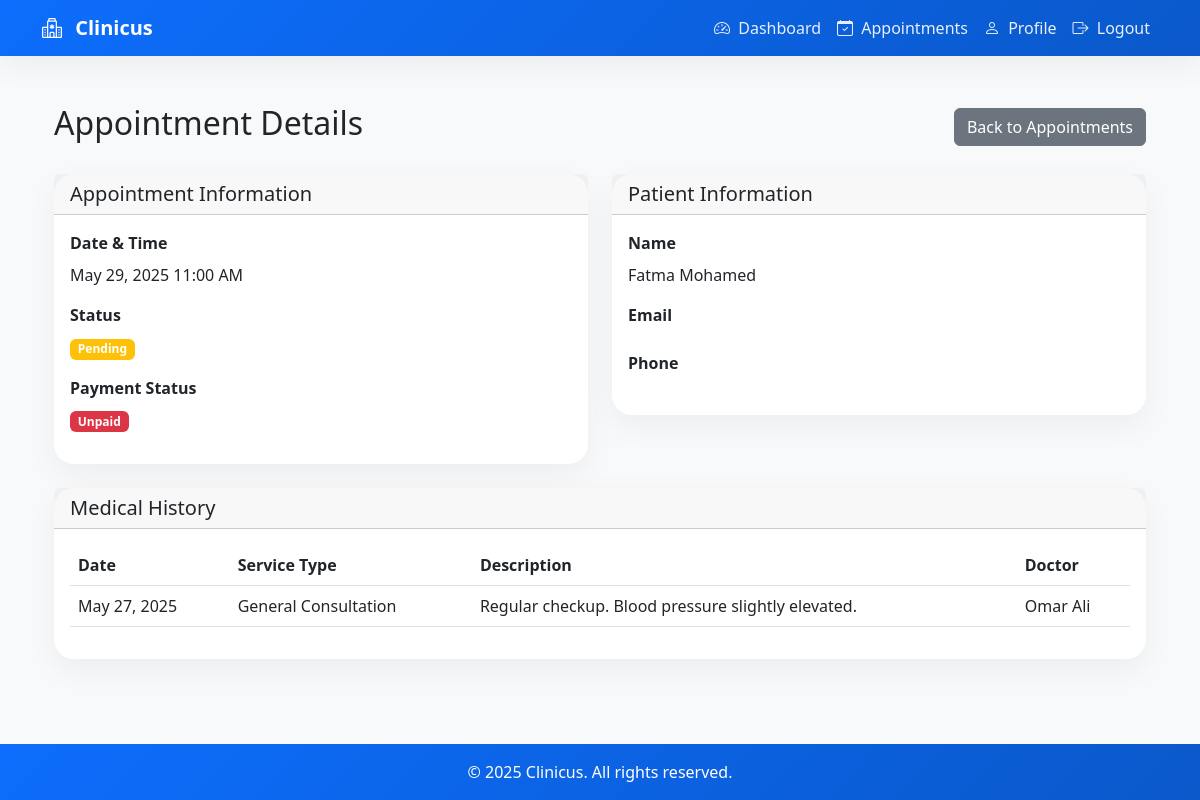
/doctor/viewAppointment/4 (signed in), run on the app's committed database.
### tables this page shows
CREATE TABLE `appointment` (
  `ID` int(11) NOT NULL,
  `DoctorID` int(11) NOT NULL,
  `userID` int(11) NOT NULL,
  `reason` varchar(100) NOT NULL,
  `appointmentDate` datetime NOT NULL,
  `status` int(11) DEFAULT 0,
  `createdAt` datetime DEFAULT current_timestamp(),
  `updatedAt` datetime DEFAULT current_timestamp() ON UPDATE current_timestamp()
);

CREATE TABLE `users` (
  `userID` int(11) NOT NULL,
  `FirstName` varchar(255) NOT NULL,
  `LastName` varchar(255) NOT NULL,
  `username` varchar(50) NOT NULL,
  `email` text NOT NULL,
  `phone` text NOT NULL,
  `password` varchar(255) NOT NULL,
  `dob` datetime DEFAULT NULL,
  `addressID` int(11) DEFAULT NULL,
  `roleID` int(11) DEFAULT NULL,
  `createdAt` datetime DEFAULT current_timestamp(),
  `updatedAt` datetime DEFAULT current_timestamp() ON UPDATE current_timestamp()
);

CREATE TABLE `medical_history` (
  `ID` int(11) NOT NULL,
  `patientID` int(11) NOT NULL,
  `serviceID` int(11) DEFAULT NULL,
  `appointmentID` int(11) DEFAULT NULL,
  `description` text DEFAULT NULL,
  `createdBy` int(11) DEFAULT NULL,
  `createdAt` datetime DEFAULT current_timestamp(),
  `updatedAt` datetime DEFAULT current_timestamp() ON UPDATE current_timestamp()
);

CREATE TABLE `services` (
  `ID` int(11) NOT NULL,
  `name` varchar(100) NOT NULL,
  `category` int(11) DEFAULT NULL,
  `price` decimal(10,2) DEFAULT NULL,
  `active` tinyint(1) DEFAULT 1,
  `createdAt` datetime DEFAULT current_timestamp(),
  `updatedAt` datetime DEFAULT current_timestamp() ON UPDATE current_timestamp()
);

### Controllers/Controller.php (called while the page is built, shortened)
<?php
include_once __DIR__ . "/../Model/entities/User.php";
class Controller
{
    public function __construct()
    {
        $this->db = Database::getInstance();
    }
    protected function render($view, $data = [])
    {
        extract($data);
        require_once "views/{$view}.php";
        require_once "views/layouts/main.php";
    }
}

### Controllers/DoctorController.php (called while the page is built, shortened)
<?php
require_once "Controller.php";
require_once "Model/entities/Appointment.php";
require_once "Model/entities/MedicalHistory.php";
require_once "Model/entities/User.php";
class DoctorController extends Controller
{
    private $appointmentModel;
    private $medicalHistoryModel;
    private $userModel;
    public function __construct()
    {
        $this->appointmentModel = new \Model\entities\Appointment($this->db);
        $this->medicalHistoryModel = new \Model\entities\MedicalHistory($this->db);
        $this->userModel = new \Model\entities\User($this->db);
    }
    public function viewAppointment($id)
    {
        $appointment = $this->appointmentModel->read($id);
        $patient = $this->userModel->read($appointment['userID']);
        $medicalHistory = $this->medicalHistoryModel->getMedicalHistoryByPatient($appointment['userID']);
        $this->render('doctors/view_appointment', [
            'appointment' => $appointment,
            'patient' => $patient,
            'medicalHistory' => $medicalHistory ?? []
        ]);
    }
}

### Model/autoload.php (called while the page is built, shortened)
<?php
spl_autoload_register(function ($class) {
    $class = str_replace('\\', DIRECTORY_SEPARATOR, $class);
    $directories = [
        'Controllers/',
        'Model/',
        'Model/entities/',
        'Model/abstract/',
        'Model/interfaces/',
        'Model/strategies/',
        'Model/decorators/',
    ];
    foreach ($directories as $directory) {
        $file = $directory . $class . '.php';
        if (file_exists($file)) {
            return;
        }
    }
});

### Model/Database.php (called while the page is built, shortened)
<?php
class Database
{
    private static $instance = null;
    private $host = 'localhost';
    private $username = 'root';
    private $port = 3307;
    private $password = '';
    private $database = 'clinicus_db';
    private function __construct()
    {
        try {
            $this->connection = new mysqli($this->host, $this->username, $this->password, $this->database, $this->port);
        } catch (Exception $e) {
            die("Database connection failed: " . $e->getMessage());
        }
    }
    public static function getInstance()
    {
        if (self::$instance === null) {
            self::$instance = new self();
        }
        return self::$instance->connection;
    }
}

### Model/entities/Appointment.php (called while the page is built, shortened)
<?php
class Appointment implements iAppointmentActions
{
    protected $db;
    public function __construct($db)
    {
        $this->db = $db;
    }
    public function read($id)
    {
        $stmt = $this->db->prepare("SELECT * FROM Appointment WHERE ID = ?");
        $stmt->bind_param("i", $id);
        $stmt->execute();
        $result = $stmt->get_result();
        $appointment = $result->fetch_assoc();
        return $appointment;
    }
}

### Model/abstract/AbstractModel.php (called while the page is built, shortened)
<?php
abstract class AbstractModel
{
    public function __construct($db)
    {
        $this->conn = $db;
    }
}

### Model/entities/User.php (called while the page is built, shortened)
<?php
require_once __DIR__ . "/../abstract/AbstractModel.php";
class User extends AbstractModel
{
    protected $conn;
    public function __construct($db)
    {
        $this->tableName = 'Users';
    }
    public function read($id)
    {
        $stmt = $this->conn->prepare("SELECT * FROM {$this->tableName} WHERE userID = ?");
        $stmt->bind_param("i", $id);
        $stmt->execute();
        $result = $stmt->get_result();
        $user = $result->fetch_assoc();
        return $user;
    }
}

### Model/abstract/AbstractMedicalHistory.php (called while the page is built, shortened)
<?php
abstract class AbstractMedicalHistory
{
    public function __construct($db)
    {
        $this->conn = $db;
    }
}

### Model/entities/MedicalHistory.php (called while the page is built, shortened)
<?php
class MedicalHistory extends AbstractMedicalHistory implements IHealthRecord
{
    protected $conn;
    public function getMedicalHistoryByPatient($patientId)
    {
        $stmt = $this->conn->prepare("
            SELECT
                mh.ID,
                mh.description,
                DATE_FORMAT(a.appointmentDate, '%Y-%m-%d') as date,
                CONCAT(d.FirstName, ' ', d.LastName) as doctorName,
                s.name as serviceType
            FROM Medical_History mh
            JOIN Appointment a ON mh.appointmentID = a.ID
            JOIN Doctors doc ON a.DoctorID = doc.ID
            JOIN Users d ON doc.userID = d.userID
            LEFT JOIN Services s ON mh.serviceID = s.ID
            WHERE mh.patientID = ?
            ORDER BY a.appointmentDate DESC
        ");
        $stmt->bind_param("i", $patientId);
        $stmt->execute();
        return $stmt->get_result()->fetch_all(MYSQLI_ASSOC);
    }
}

### views/doctors/view_appointment.php (the view, shortened to what this page needs)
<div class="container py-4">
    <div class="row mb-4">
        <div class="col-md-12">
            <div class="d-flex justify-content-between align-items-center">
                <h2>Appointment Details</h2>
                <a href="/clinicus/doctor/appointments" class="btn btn-secondary">
                    <i class="fas fa-arrow-left"></i> Back to Appointments
                </a>
            </div>
        </div>
    </div>
    <div class="row">
        <div class="col-md-6 mb-4">
            <div class="card">
                <div class="card-header">
                    <h5 class="card-title mb-0">Appointment Information</h5>
                </div>
                <div class="card-body">
                    <div class="mb-3">
                        <label class="form-label fw-bold">Date & Time</label>
                        <p><?php echo date('F d, Y h:i A', strtotime($appointment['appointmentDate'])); ?></p>
                    </div>
                    <div class="mb-3">
                        <label class="form-label fw-bold">Status</label>
                        <p>
                            <span class="badge bg-<?php echo $appointment['status'] == 1 ? 'success' : 'warning'; ?>">
                                <?php echo $appointment['status'] == 1 ? 'Completed' : 'Pending'; ?>
                            </span>
                        </p>
                    </div>
                    <div class="mb-3">
                        <label class="form-label fw-bold">Payment Status</label>
                        <p>
                            <?php
                            $paymentStatus = isset($appointment['paymentStatus']) ? $appointment['paymentStatus'] : 'unpaid';
                            $statusClass = $paymentStatus === 'paid' ? 'success' : 'danger';
                            ?>
                            <span class="badge bg-<?php echo $statusClass; ?>">
                                <?php echo ucfirst($paymentStatus); ?>
                            </span>
                        </p>
                    </div>
                </div>
            </div>
        </div>
        <div class="col-md-6 mb-4">
            <div class="card">
                <div class="card-header">
                    <h5 class="card-title mb-0">Patient Information</h5>
                </div>
                <div class="card-body">
                    <div class="mb-3">
                        <label class="form-label fw-bold">Name</label>
                        <p><?php echo htmlspecialchars($patient['FirstName'] . ' ' . $patient['LastName']); ?></p>
                    </div>
                    <div class="mb-3">
                        <label class="form-label fw-bold">Email</label>
                    </div>
                    <div class="mb-3">
                        <label class="form-label fw-bold">Phone</label>
                    </div>
                </div>
            </div>
        </div>
        <div class="col-md-12">
            <div class="card">
                <div class="card-header">
                    <h5 class="card-title mb-0">Medical History</h5>
                </div>
                <div class="card-body">
                    <?php if (empty($medicalHistory)): ?>
                        <p class="text-muted">No medical history available for this patient.</p>
                    <?php else: ?>
                        <div class="table-responsive">
                            <table class="table table-hover">
                                <thead>
                                    <tr>
                                        <th>Date</th>
                                        <th>Service Type</th>
                                        <th>Description</th>
                                        <th>Doctor</th>
                                    </tr>
                                </thead>
                                <tbody>
                                    <?php foreach ($medicalHistory as $record): ?>
                                        <tr>
                                            <td><?php echo date('M d, Y', strtotime($record['date'])); ?></td>
                                            <td><?php echo htmlspecialchars($record['serviceType'] ?? 'N/A'); ?></td>
                                            <td><?php echo htmlspecialchars($record['description']); ?></td>
                                            <td><?php echo htmlspecialchars($record['doctorName']); ?></td>
                                        </tr>
                                    <?php endforeach; ?>
                                </tbody>
                            </table>
                        </div>
                    <?php endif; ?>
                </div>
            </div>
        </div>
    </div>
</div>

### views/layouts/main.php (style rules this page uses)
:root { --primary-color: #0d6efd; --primary-dark: #0a58ca; --secondary-color: #6c757d; --accent-color: #dc3545; --text-color: #212529; --light-bg: #f8f9fa; --white: #ffffff; --shadow-sm: 0 10px 30px rgba(0, 0, 0, 0.05); --shadow-md: 0 15px 35px rgba(0, 0, 0, 0.1); }
html, body { height: 100%; margin: 0; }
body { font-family: 'Segoe UI', Tahoma, Geneva, Verdana, sans-serif; color: var(--text-color); background-color: var(--light-bg); display: flex; flex-direction: column; min-height: 100vh; }
.container { flex: 1 0 auto; }
.card { border: none; border-radius: 20px; box-shadow: var(--shadow-sm); transition: all 0.3s ease; }

### data on the page
appointment: appointmentDate "May 29, 2025 11:00 AM"
users: FirstName+LastName "Fatma Mohamed"
medical_history: date "May 27, 2025", serviceID.name "General Consultation", description "Regular checkup. Blood pressure slightly elevated.", doctorName "Omar Ali"

### other printed values
$paymentStatus "Unpaid"
